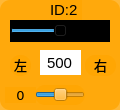
    <widget class="QWidget" name="widget_id2" native="true">
     <property name="geometry">
      <rect>
       <x>180</x>
       <y>60</y>
       <width>120</width>
       <height>110</height>
      </rect>
     </property>
     <property name="styleSheet">
      <string notr="true">background-color: rgb(255, 165, 0, 200);
border-radius:10px;</string>
     </property>
     <widget class="QLabel" name="label_ID2">
      <property name="geometry">
       <rect>
        <x>50</x>
        <y>0</y>
        <width>32</width>
        <height>20</height>
       </rect>
      </property>
      <property name="font">
       <font>
        <family>Arial</family>
        <pointsize>11</pointsize>
       </font>
      </property>
      <property name="styleSheet">
       <string notr="true">background-color: rgb(255, 255, 255， 0);
border-radius:0px;</string>
      </property>
      <property name="text">
       <string>ID:2</string>
      </property>
     </widget>
     <widget class="QSlider" name="horizontalSlider_2">
      <property name="geometry">
       <rect>
        <x>10</x>
        <y>20</y>
        <width>100</width>
        <height>22</height>
       </rect>
      </property>
      <property name="autoFillBackground">
       <bool>false</bool>
      </property>
      <property name="styleSheet">
       <string notr="true">background-color: rgb(0, 0, 0);
border-radius:0px;</string>
      </property>
      <property name="minimum">
       <number>0</number>
      </property>
      <property name="maximum">
       <number>1000</number>
      </property>
      <property name="pageStep">
       <number>1</number>
      </property>
      <property name="value">
       <number>500</number>
      </property>
      <property name="orientation">
       <enum>Qt::Horizontal</enum>
      </property>
     </widget>
     <widget class="QLineEdit" name="lineEdit_2">
      <property name="geometry">
       <rect>
        <x>40</x>
        <y>50</y>
        <width>41</width>
        <height>25</height>
       </rect>
      </property>
      <property name="font">
       <font>
        <family>Arial</family>
        <pointsize>11</pointsize>
       </font>
      </property>
      <property name="autoFillBackground">
       <bool>false</bool>
      </property>
      <property name="styleSheet">
       <string notr="true">background-color: rgb(255, 255, 255);
border-radius:0px;</string>
      </property>
      <property name="text">
       <string>500</string>
      </property>
      <property name="alignment">
       <set>Qt::AlignCenter</set>
      </property>
      <property name="readOnly">
       <bool>false</bool>
      </property>
     </widget>
     <widget class="QLabel" name="label_4">
      <property name="geometry">
       <rect>
        <x>10</x>
        <y>55</y>
        <width>21</width>
        <height>21</height>
       </rect>
      </property>
      <property name="font">
       <font>
        <family>黑体</family>
        <pointsize>10</pointsize>
       </font>
      </property>
      <property name="styleSheet">
       <string notr="true">background-color: rgb(255, 255, 255， 0);</string>
      </property>
      <property name="text">
       <string>&lt;html&gt;&lt;head/&gt;&lt;body&gt;&lt;p align=&quot;center&quot;&gt;左&lt;/p&gt;&lt;/body&gt;&lt;/html&gt;</string>
      </property>
     </widget>
     <widget class="QLabel" name="label_d2">
      <property name="geometry">
       <rect>
        <x>5</x>
        <y>87</y>
        <width>31</width>
        <height>16</height>
       </rect>
      </property>
      <property name="font">
       <font>
        <family>DejaVu Sans</family>
        <pointsize>10</pointsize>
       </font>
      </property>
      <property name="styleSheet">
       <string notr="true">background-color: rgb(255, 255, 255， 0);</string>
      </property>
      <property name="text">
       <string>0</string>
      </property>
      <property name="textFormat">
       <enum>Qt::AutoText</enum>
      </property>
      <property name="alignment">
       <set>Qt::AlignCenter</set>
      </property>
     </widget>
     <widget class="QLabel" name="label_6">
      <property name="geometry">
       <rect>
        <x>85</x>
        <y>55</y>
        <width>31</width>
        <height>21</height>
       </rect>
      </property>
      <property name="font">
       <font>
        <family>黑体</family>
        <pointsize>10</pointsize>
       </font>
      </property>
      <property name="styleSheet">
       <string notr="true">background-color: rgb(255, 255, 255， 0);</string>
      </property>
      <property name="text">
       <string>&lt;html&gt;&lt;head/&gt;&lt;body&gt;&lt;p align=&quot;center&quot;&gt;右&lt;/p&gt;&lt;/body&gt;&lt;/html&gt;</string>
      </property>
     </widget>
     <widget class="QSlider" name="horizontalSlider_12">
      <property name="geometry">
       <rect>
        <x>35</x>
        <y>85</y>
        <width>50</width>
        <height>20</height>
       </rect>
      </property>
      <property name="styleSheet">
       <string notr="true">background-color: rgb(255, 255, 255， 0);</string>
      </property>
      <property name="minimum">
       <number>-125</number>
      </property>
      <property name="maximum">
       <number>125</number>
      </property>
      <property name="pageStep">
       <number>1</number>
      </property>
      <property name="orientation">
       <enum>Qt::Horizontal</enum>
      </property>
     </widget>
    </widget>
